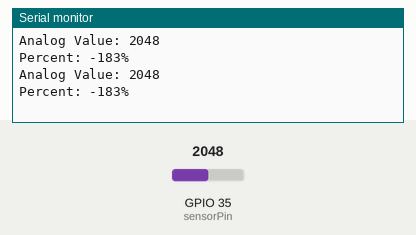
Simulated run of this sketch. Board: ESP32. Parts: the last lines printed to the serial monitor. The test bench sets the inputs (shaded band); at power-on: GPIO 35 (sensorPin) = 2048.

Above: at 1.8 s.
1.9 s: GPIO 35 (sensorPin) set to 2866
At 2.4 s:
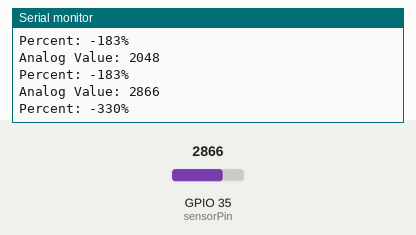
3.4 s: GPIO 35 (sensorPin) set to 3603
At 4.8 s:
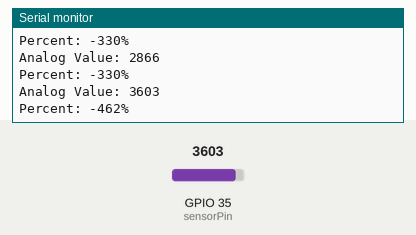
Timing chart, 0 to 6.4 s (numbered marks = the images above; inputs shaded):
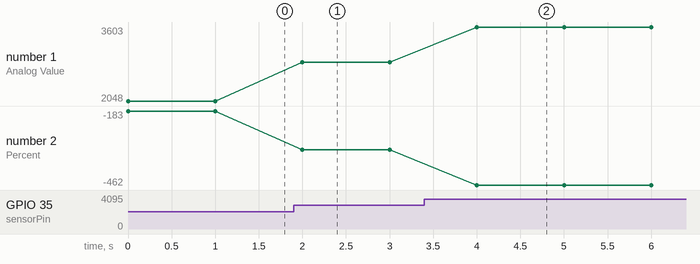

The sketch:

moisturesensor_esp_percent.ino
```cpp
int sensorPin = 35;
int sensorValue = 0;
int percent = 0;

void setup() {
  Serial.begin(115200);
}

void loop() {

  sensorValue = analogRead(sensorPin);
  percent = convertToPercent(sensorValue);

  Serial.print("\n\nAnalog Value: ");
  Serial.println(sensorValue);
  Serial.print("\nPercent: ");
  Serial.print(percent);
  Serial.println("%");

  delay(1000);
}

int convertToPercent(int value)
{
  int percentValue = 0;
  percentValue = map(value, 1023, 465, 0, 100);   //value, lower bound, upper bound, lower bound of target, higher bound of target
  return percentValue;

}
```

Measured:
- after the input at 1.9 s, the serial monitor: prints a new line after 0.10 s (image 1)
- after the input at 3.4 s, the serial monitor: prints a new line after 0.60 s (image 2)
- plotted number 1: 2048 → 2866 after the input at 1.9 s, 2866 → 3603 after the input at 3.4 s
- plotted number 2: -183 → -330 after the input at 1.9 s, -330 → -462 after the input at 3.4 s
